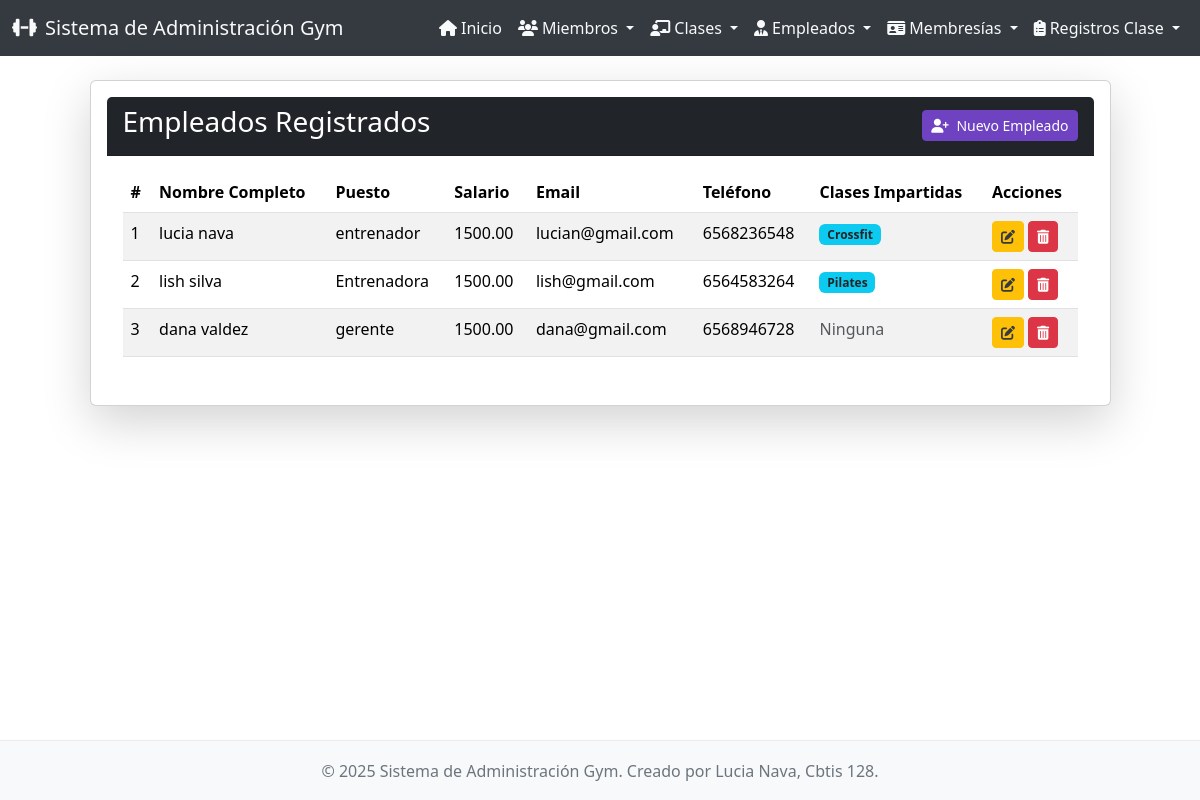
/empleados/, run on the app's committed database.
### app_gym/models.py (models this page shows, shortened)
class Empleado(models.Model):
    nombre = models.CharField(max_length=100)
    apellido = models.CharField(max_length=100)
    fecha_contratacion = models.DateField(auto_now_add=True)
    puesto = models.CharField(max_length=100)
    salario = models.DecimalField(max_digits=10, decimal_places=2, blank=True, null=True)
    email = models.EmailField(unique=True)
    telefono = models.CharField(max_length=15, blank=True, null=True)
    clases_impartidas = models.ManyToManyField(
        Clase,
        related_name='instructores',
        blank=True
    )

class Clase(models.Model):
    nombre_clase = models.CharField(max_length=100)
    descripcion = models.TextField(blank=True, null=True)
    horario = models.CharField(max_length=50) # Ejemplo: "Lunes 10:00-11:00"
    duracion_minutos = models.IntegerField()
    cupo_maximo = models.IntegerField()
    nivel_dificultad = models.CharField(
        max_length=20,
        choices=[
            ('Principiante', 'Principiante'),
            ('Intermedio', 'Intermedio'),
            ('Avanzado', 'Avanzado'),
        ],
        default='Principiante'
    )

### app_gym/views.py (the view)
# urls.py: path('empleados/', views.ver_empleados, name='ver_empleados'),
def ver_empleados(request):
    try:
        empleados = Empleado.objects.all().prefetch_related('clases_impartidas').order_by('apellido', 'nombre')
        if not empleados.exists():
            messages.info(request, "No hay empleados registrados para mostrar. ¡Añade algunos!")
        context = {'empleados': empleados}
        return render(request, 'empleados/ver_empleados.html', context)
    except Exception as e:
        messages.error(request, f"Ocurrió un error al cargar los empleados: {e}")
        return render(request, 'app_gym/inicio.html', {'error_message': str(e)})

### app_gym/templates/empleados/ver_empleados.html (shortened to what this page needs)
{% extends 'app_gym/base.html' %}
{% block content %}
<div class="row justify-content-center">
    <div class="col-md-11">
        <div class="card shadow-lg p-3 mb-5 bg-body rounded">
            <div class="card-header bg-dark text-white text-center d-flex justify-content-between align-items-center">
                <h3>Empleados Registrados</h3>
                <a href="{% url 'agregar_empleado' %}" class="btn btn-primary btn-sm">
                    <i class="fas fa-user-plus me-1"></i> Nuevo Empleado
                </a>
            </div>
            <div class="card-body">
                {% if empleados %}
                    <div class="table-responsive">
                        <table class="table table-striped table-hover">
                            <thead>
                                <tr>
                                    <th>#</th>
                                    <th>Nombre Completo</th>
                                    <th>Puesto</th>
                                    <th>Salario</th>
                                    <th>Email</th>
                                    <th>Teléfono</th>
                                    <th>Clases Impartidas</th>
                                    <th>Acciones</th>
                                </tr>
                            </thead>
                            <tbody>
                                {% for empleado in empleados %}
                                <tr>
                                    <td>{{ forloop.counter }}</td>
                                    <td>{{ empleado.nombre }} {{ empleado.apellido }}</td>
                                    <td>{{ empleado.puesto }}</td>
                                    <td>{{ empleado.salario|default_if_none:"N/A" }}</td>
                                    <td>{{ empleado.email }}</td>
                                    <td>{{ empleado.telefono|default_if_none:"N/A" }}</td>
                                    <td>
                                        {% if empleado.clases_impartidas.all %}
                                            {% for clase in empleado.clases_impartidas.all %}
                                                <span class="badge bg-info text-dark">{{ clase.nombre_clase }}</span>{% if not forloop.last %}, {% endif %}
                                            {% endfor %}
                                        {% else %}
                                            <span class="text-muted">Ninguna</span>
                                        {% endif %}
                                    </td>
                                    <td>
                                        <a href="{% url 'actualizar_empleado' empleado.pk %}" class="btn btn-warning btn-sm" title="Editar Empleado">
                                            <i class="fas fa-edit"></i>
                                        </a>
                                        <a href="{% url 'borrar_empleado' empleado.pk %}" class="btn btn-danger btn-sm" title="Eliminar Empleado">
                                            <i class="fas fa-trash-alt"></i>
                                        </a>
                                    </td>
                                </tr>
                                {% endfor %}
                            </tbody>
                        </table>
                    </div>
                {% else %}
                    <div class="alert alert-info text-center" role="alert">
                        No hay empleados registrados. ¡Empieza añadiendo uno!
                    </div>
                {% endif %}
            </div>
        </div>
    </div>
</div>
{% endblock %}

### app_gym/templates/app_gym/base.html (style rules this page uses)
body { display: flex; flex-direction: column; min-height: 100vh; }
.btn-primary { background-color: #6f42c1; border-color: #6f42c1; }
.btn-warning { background-color: #ffc107; border-color: #ffc107; color: #343a40; }
.btn-danger { background-color: #dc3545; border-color: #dc3545; }
.table thead { background-color: #e9ecef; }
.table tbody tr:nth-of-type(odd) { background-color: rgba(0,0,0,.05); }
.card { box-shadow: 0 0.5rem 1rem rgba(0,0,0,.075); }

### data on the page
Empleado: nombre "lucia", apellido "nava", puesto "entrenador", salario "1500.00", email "lucian@gmail.com", telefono "6568236548"
Clase: nombre_clase "Crossfit"
Empleado: nombre "lish", apellido "silva", puesto "Entrenadora", salario "1500.00", email "lish@gmail.com", telefono "6564583264"
Clase: nombre_clase "Pilates"
Empleado: nombre "dana", apellido "valdez", puesto "gerente", salario "1500.00", email "dana@gmail.com", telefono "6568946728", shows "Ninguna"
